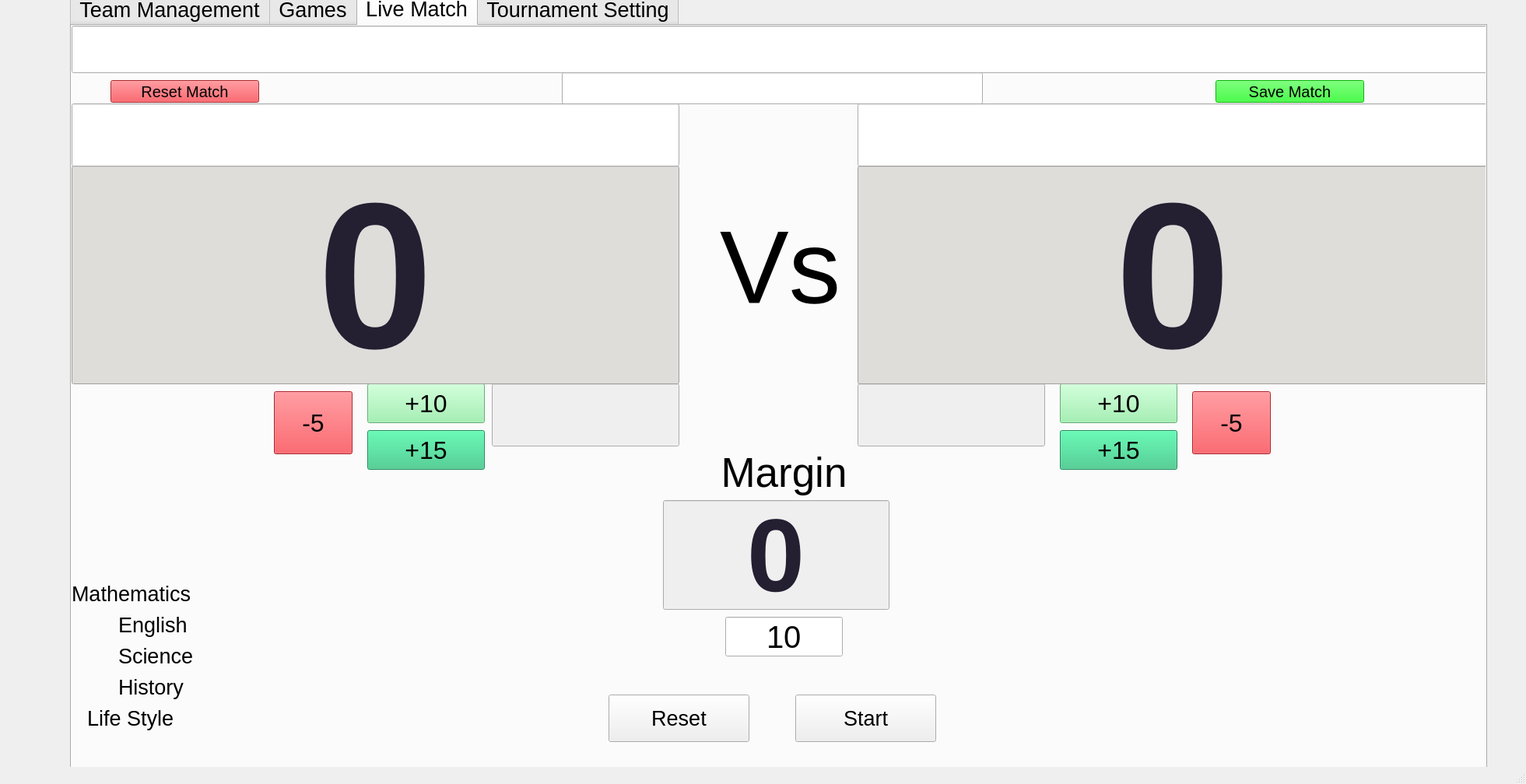
<?xml version="1.0" encoding="UTF-8"?>
<ui version="4.0">
 <class>MainWindow</class>
 <widget class="QMainWindow" name="MainWindow">
  <property name="geometry">
   <rect>
    <x>0</x>
    <y>0</y>
    <width>1961</width>
    <height>1008</height>
   </rect>
  </property>
  <property name="sizePolicy">
   <sizepolicy hsizetype="Expanding" vsizetype="Expanding">
    <horstretch>0</horstretch>
    <verstretch>0</verstretch>
   </sizepolicy>
  </property>
  <property name="maximumSize">
   <size>
    <width>16777215</width>
    <height>16777215</height>
   </size>
  </property>
  <property name="windowTitle">
   <string>MainWindow</string>
  </property>
  <property name="windowIcon">
   <iconset theme="School">
    <normaloff>.</normaloff>.</iconset>
  </property>
  <property name="documentMode">
   <bool>true</bool>
  </property>
  <widget class="QWidget" name="centralwidget">
   <widget class="QTabWidget" name="TournamentName">
    <property name="geometry">
     <rect>
      <x>90</x>
      <y>-10</y>
      <width>1821</width>
      <height>1011</height>
     </rect>
    </property>
    <property name="sizePolicy">
     <sizepolicy hsizetype="Expanding" vsizetype="Expanding">
      <horstretch>30</horstretch>
      <verstretch>30</verstretch>
     </sizepolicy>
    </property>
    <property name="maximumSize">
     <size>
      <width>16777215</width>
      <height>16777215</height>
     </size>
    </property>
    <property name="sizeIncrement">
     <size>
      <width>400</width>
      <height>400</height>
     </size>
    </property>
    <property name="baseSize">
     <size>
      <width>500</width>
      <height>500</height>
     </size>
    </property>
    <property name="font">
     <font>
      <pointsize>20</pointsize>
     </font>
    </property>
    <property name="styleSheet">
     <string notr="true">alternate-background-color: rgb(153, 193, 241);</string>
    </property>
    <property name="currentIndex">
     <number>2</number>
    </property>
    <widget class="QWidget" name="teamsTab">
     <attribute name="title">
      <string>Team Management</string>
     </attribute>
     <widget class="QPushButton" name="addTeamButton">
      <property name="geometry">
       <rect>
        <x>780</x>
        <y>70</y>
        <width>91</width>
        <height>31</height>
       </rect>
      </property>
      <property name="text">
       <string>Add Team</string>
      </property>
     </widget>
     <widget class="QTableWidget" name="teamTable">
      <property name="geometry">
       <rect>
        <x>0</x>
        <y>120</y>
        <width>1901</width>
        <height>801</height>
       </rect>
      </property>
      <property name="font">
       <font>
        <pointsize>20</pointsize>
       </font>
      </property>
      <property name="columnCount">
       <number>3</number>
      </property>
      <attribute name="horizontalHeaderCascadingSectionResizes">
       <bool>true</bool>
      </attribute>
      <attribute name="horizontalHeaderMinimumSectionSize">
       <number>50</number>
      </attribute>
      <attribute name="horizontalHeaderDefaultSectionSize">
       <number>500</number>
      </attribute>
      <column>
       <property name="text">
        <string>Team Name</string>
       </property>
       <property name="font">
        <font>
         <pointsize>20</pointsize>
        </font>
       </property>
      </column>
      <column>
       <property name="text">
        <string>Logo</string>
       </property>
       <property name="font">
        <font>
         <pointsize>14</pointsize>
        </font>
       </property>
      </column>
      <column>
       <property name="text">
        <string>Action</string>
       </property>
       <property name="font">
        <font>
         <pointsize>14</pointsize>
        </font>
       </property>
      </column>
     </widget>
     <widget class="QLineEdit" name="teamNameInput">
      <property name="geometry">
       <rect>
        <x>90</x>
        <y>60</y>
        <width>381</width>
        <height>41</height>
       </rect>
      </property>
      <property name="font">
       <font>
        <pointsize>20</pointsize>
       </font>
      </property>
     </widget>
     <widget class="QLabel" name="TeamNamelabel">
      <property name="geometry">
       <rect>
        <x>0</x>
        <y>70</y>
        <width>101</width>
        <height>31</height>
       </rect>
      </property>
      <property name="text">
       <string>Team Name</string>
      </property>
     </widget>
     <widget class="QLabel" name="teamLogoLabel">
      <property name="geometry">
       <rect>
        <x>500</x>
        <y>0</y>
        <width>100</width>
        <height>100</height>
       </rect>
      </property>
      <property name="sizePolicy">
       <sizepolicy hsizetype="Preferred" vsizetype="Preferred">
        <horstretch>100</horstretch>
        <verstretch>100</verstretch>
       </sizepolicy>
      </property>
      <property name="text">
       <string>Logo</string>
      </property>
     </widget>
     <widget class="QPushButton" name="uploadLogoButton">
      <property name="geometry">
       <rect>
        <x>660</x>
        <y>70</y>
        <width>111</width>
        <height>31</height>
       </rect>
      </property>
      <property name="text">
       <string>Upload Logo</string>
      </property>
     </widget>
     <widget class="QLineEdit" name="teamLogoPath">
      <property name="enabled">
       <bool>false</bool>
      </property>
      <property name="geometry">
       <rect>
        <x>660</x>
        <y>70</y>
        <width>101</width>
        <height>29</height>
       </rect>
      </property>
     </widget>
     <zorder>teamLogoPath</zorder>
     <zorder>addTeamButton</zorder>
     <zorder>teamTable</zorder>
     <zorder>teamNameInput</zorder>
     <zorder>TeamNamelabel</zorder>
     <zorder>teamLogoLabel</zorder>
     <zorder>uploadLogoButton</zorder>
    </widget>
    <widget class="QWidget" name="gamesTab">
     <attribute name="title">
      <string>Games</string>
     </attribute>
     <widget class="QTableWidget" name="tableWidget_2">
      <property name="geometry">
       <rect>
        <x>0</x>
        <y>290</y>
        <width>1921</width>
        <height>601</height>
       </rect>
      </property>
      <property name="font">
       <font>
        <pointsize>20</pointsize>
       </font>
      </property>
      <property name="columnCount">
       <number>6</number>
      </property>
      <attribute name="horizontalHeaderDefaultSectionSize">
       <number>300</number>
      </attribute>
      <column>
       <property name="text">
        <string>Team1 Name</string>
       </property>
       <property name="font">
        <font>
         <pointsize>20</pointsize>
        </font>
       </property>
      </column>
      <column>
       <property name="text">
        <string>Team1 Score</string>
       </property>
       <property name="font">
        <font>
         <pointsize>20</pointsize>
        </font>
       </property>
      </column>
      <column>
       <property name="text">
        <string>Team2 Name</string>
       </property>
       <property name="font">
        <font>
         <pointsize>20</pointsize>
        </font>
       </property>
      </column>
      <column>
       <property name="text">
        <string>Team2 Score</string>
       </property>
       <property name="font">
        <font>
         <pointsize>20</pointsize>
        </font>
       </property>
      </column>
      <column>
       <property name="text">
        <string>Margin</string>
       </property>
       <property name="font">
        <font>
         <pointsize>20</pointsize>
        </font>
       </property>
      </column>
      <column>
       <property name="text">
        <string>Action</string>
       </property>
       <property name="font">
        <font>
         <pointsize>20</pointsize>
        </font>
       </property>
      </column>
     </widget>
     <widget class="QPushButton" name="pushButton">
      <property name="geometry">
       <rect>
        <x>40</x>
        <y>70</y>
        <width>321</width>
        <height>41</height>
       </rect>
      </property>
      <property name="font">
       <font>
        <pointsize>20</pointsize>
       </font>
      </property>
      <property name="text">
       <string>Save Current Match</string>
      </property>
     </widget>
    </widget>
    <widget class="QWidget" name="tab_3">
     <attribute name="title">
      <string>Live Match</string>
     </attribute>
     <widget class="QPushButton" name="start_timer">
      <property name="geometry">
       <rect>
        <x>930</x>
        <y>860</y>
        <width>181</width>
        <height>61</height>
       </rect>
      </property>
      <property name="font">
       <font>
        <pointsize>20</pointsize>
       </font>
      </property>
      <property name="text">
       <string>Start</string>
      </property>
     </widget>
     <widget class="QPushButton" name="reset_timer">
      <property name="geometry">
       <rect>
        <x>690</x>
        <y>860</y>
        <width>181</width>
        <height>61</height>
       </rect>
      </property>
      <property name="font">
       <font>
        <pointsize>20</pointsize>
       </font>
      </property>
      <property name="text">
       <string>Reset</string>
      </property>
     </widget>
     <widget class="QLineEdit" name="Margin">
      <property name="enabled">
       <bool>false</bool>
      </property>
      <property name="geometry">
       <rect>
        <x>760</x>
        <y>610</y>
        <width>291</width>
        <height>141</height>
       </rect>
      </property>
      <property name="font">
       <font>
        <pointsize>100</pointsize>
        <weight>75</weight>
        <bold>true</bold>
        <strikeout>false</strikeout>
       </font>
      </property>
      <property name="styleSheet">
       <string notr="true">color: rgb(36, 31, 49);</string>
      </property>
      <property name="text">
       <string>0</string>
      </property>
      <property name="alignment">
       <set>Qt::AlignCenter</set>
      </property>
     </widget>
     <widget class="QLineEdit" name="count_down">
      <property name="enabled">
       <bool>false</bool>
      </property>
      <property name="geometry">
       <rect>
        <x>540</x>
        <y>460</y>
        <width>241</width>
        <height>81</height>
       </rect>
      </property>
      <property name="font">
       <font>
        <pointsize>40</pointsize>
       </font>
      </property>
      <property name="styleSheet">
       <string notr="true">color: rgb(36, 31, 49);</string>
      </property>
     </widget>
     <widget class="QLineEdit" name="count_down_2">
      <property name="enabled">
       <bool>false</bool>
      </property>
      <property name="geometry">
       <rect>
        <x>1010</x>
        <y>460</y>
        <width>241</width>
        <height>81</height>
       </rect>
      </property>
      <property name="font">
       <font>
        <pointsize>40</pointsize>
       </font>
      </property>
      <property name="styleSheet">
       <string notr="true">color: rgb(36, 31, 49);</string>
      </property>
     </widget>
     <widget class="QPushButton" name="team2_15">
      <property name="geometry">
       <rect>
        <x>1270</x>
        <y>520</y>
        <width>151</width>
        <height>51</height>
       </rect>
      </property>
      <property name="font">
       <font>
        <pointsize>24</pointsize>
       </font>
      </property>
      <property name="styleSheet">
       <string notr="true">background-color: rgb(46, 194, 126);</string>
      </property>
      <property name="text">
       <string>+15</string>
      </property>
     </widget>
     <widget class="QPushButton" name="team2_10">
      <property name="geometry">
       <rect>
        <x>1270</x>
        <y>460</y>
        <width>151</width>
        <height>51</height>
       </rect>
      </property>
      <property name="font">
       <font>
        <pointsize>24</pointsize>
       </font>
      </property>
      <property name="styleSheet">
       <string notr="true">background-color: rgb(143, 240, 164);</string>
      </property>
      <property name="text">
       <string>+10</string>
      </property>
      <property name="icon">
       <iconset theme="Green">
        <normaloff>.</normaloff>.</iconset>
      </property>
     </widget>
     <widget class="QPushButton" name="team1_10">
      <property name="geometry">
       <rect>
        <x>380</x>
        <y>460</y>
        <width>151</width>
        <height>51</height>
       </rect>
      </property>
      <property name="font">
       <font>
        <pointsize>24</pointsize>
       </font>
      </property>
      <property name="styleSheet">
       <string notr="true">background-color: rgb(143, 240, 164);</string>
      </property>
      <property name="text">
       <string>+10</string>
      </property>
      <property name="icon">
       <iconset theme="Green">
        <normaloff>../ScoreBoardQT</normaloff>../ScoreBoardQT</iconset>
      </property>
     </widget>
     <widget class="QPushButton" name="team1_15">
      <property name="geometry">
       <rect>
        <x>380</x>
        <y>520</y>
        <width>151</width>
        <height>51</height>
       </rect>
      </property>
      <property name="font">
       <font>
        <pointsize>24</pointsize>
       </font>
      </property>
      <property name="styleSheet">
       <string notr="true">background-color: rgb(46, 194, 126);</string>
      </property>
      <property name="text">
       <string>+15</string>
      </property>
     </widget>
     <widget class="QPushButton" name="team1_minus_5">
      <property name="geometry">
       <rect>
        <x>260</x>
        <y>470</y>
        <width>101</width>
        <height>81</height>
       </rect>
      </property>
      <property name="font">
       <font>
        <pointsize>24</pointsize>
       </font>
      </property>
      <property name="styleSheet">
       <string notr="true">background-color: rgb(237, 51, 59);</string>
      </property>
      <property name="text">
       <string>-5</string>
      </property>
      <property name="icon">
       <iconset theme="Green">
        <normaloff>../ScoreBoardQT</normaloff>../ScoreBoardQT</iconset>
      </property>
     </widget>
     <widget class="QPushButton" name="team2_minus_5">
      <property name="geometry">
       <rect>
        <x>1440</x>
        <y>470</y>
        <width>101</width>
        <height>81</height>
       </rect>
      </property>
      <property name="font">
       <font>
        <pointsize>24</pointsize>
       </font>
      </property>
      <property name="styleSheet">
       <string notr="true">background-color: rgb(237, 51, 59);</string>
      </property>
      <property name="text">
       <string>-5</string>
      </property>
      <property name="icon">
       <iconset theme="Green">
        <normaloff>../ScoreBoardQT</normaloff>../ScoreBoardQT</iconset>
      </property>
     </widget>
     <widget class="QLineEdit" name="teamname_live2">
      <property name="enabled">
       <bool>true</bool>
      </property>
      <property name="geometry">
       <rect>
        <x>1010</x>
        <y>100</y>
        <width>811</width>
        <height>81</height>
       </rect>
      </property>
      <property name="font">
       <font>
        <pointsize>30</pointsize>
        <weight>75</weight>
        <bold>true</bold>
       </font>
      </property>
      <property name="styleSheet">
       <string notr="true">color: rgb(0, 0, 0);</string>
      </property>
      <property name="text">
       <string/>
      </property>
      <property name="alignment">
       <set>Qt::AlignCenter</set>
      </property>
     </widget>
     <widget class="QLabel" name="label_2">
      <property name="geometry">
       <rect>
        <x>820</x>
        <y>540</y>
        <width>191</width>
        <height>71</height>
       </rect>
      </property>
      <property name="font">
       <font>
        <pointsize>40</pointsize>
       </font>
      </property>
      <property name="text">
       <string>Margin</string>
      </property>
      <property name="textFormat">
       <enum>Qt::RichText</enum>
      </property>
      <property name="alignment">
       <set>Qt::AlignCenter</set>
      </property>
     </widget>
     <widget class="QLineEdit" name="lineEdit_2">
      <property name="geometry">
       <rect>
        <x>840</x>
        <y>760</y>
        <width>151</width>
        <height>51</height>
       </rect>
      </property>
      <property name="font">
       <font>
        <pointsize>30</pointsize>
       </font>
      </property>
      <property name="text">
       <string notr="true">10</string>
      </property>
      <property name="alignment">
       <set>Qt::AlignCenter</set>
      </property>
     </widget>
     <widget class="QLineEdit" name="team1_score">
      <property name="enabled">
       <bool>false</bool>
      </property>
      <property name="geometry">
       <rect>
        <x>0</x>
        <y>180</y>
        <width>781</width>
        <height>281</height>
       </rect>
      </property>
      <property name="font">
       <font>
        <pointsize>220</pointsize>
        <weight>75</weight>
        <bold>true</bold>
        <strikeout>false</strikeout>
       </font>
      </property>
      <property name="styleSheet">
       <string notr="true">color: rgb(36, 31, 49);
background-color: rgb(222, 221, 218);</string>
      </property>
      <property name="text">
       <string>0</string>
      </property>
      <property name="alignment">
       <set>Qt::AlignCenter</set>
      </property>
     </widget>
     <widget class="QLineEdit" name="team2_score">
      <property name="enabled">
       <bool>false</bool>
      </property>
      <property name="geometry">
       <rect>
        <x>1010</x>
        <y>180</y>
        <width>811</width>
        <height>281</height>
       </rect>
      </property>
      <property name="font">
       <font>
        <pointsize>220</pointsize>
        <weight>75</weight>
        <bold>true</bold>
        <strikeout>false</strikeout>
       </font>
      </property>
      <property name="styleSheet">
       <string notr="true">color: rgb(36, 31, 49);
background-color: rgb(222, 221, 218);</string>
      </property>
      <property name="text">
       <string>0</string>
      </property>
      <property name="alignment">
       <set>Qt::AlignCenter</set>
      </property>
     </widget>
     <widget class="QLabel" name="label">
      <property name="geometry">
       <rect>
        <x>810</x>
        <y>240</y>
        <width>201</width>
        <height>141</height>
       </rect>
      </property>
      <property name="font">
       <font>
        <pointsize>100</pointsize>
       </font>
      </property>
      <property name="text">
       <string>Vs</string>
      </property>
      <property name="alignment">
       <set>Qt::AlignCenter</set>
      </property>
     </widget>
     <widget class="QLabel" name="label_4">
      <property name="geometry">
       <rect>
        <x>0</x>
        <y>710</y>
        <width>181</width>
        <height>41</height>
       </rect>
      </property>
      <property name="font">
       <font>
        <pointsize>20</pointsize>
       </font>
      </property>
      <property name="text">
       <string>Mathematics</string>
      </property>
     </widget>
     <widget class="QLabel" name="label_5">
      <property name="geometry">
       <rect>
        <x>60</x>
        <y>750</y>
        <width>121</width>
        <height>41</height>
       </rect>
      </property>
      <property name="font">
       <font>
        <pointsize>20</pointsize>
       </font>
      </property>
      <property name="text">
       <string>English</string>
      </property>
     </widget>
     <widget class="QLabel" name="label_6">
      <property name="geometry">
       <rect>
        <x>60</x>
        <y>790</y>
        <width>121</width>
        <height>41</height>
       </rect>
      </property>
      <property name="font">
       <font>
        <pointsize>20</pointsize>
       </font>
      </property>
      <property name="text">
       <string>Science</string>
      </property>
     </widget>
     <widget class="QLabel" name="label_7">
      <property name="geometry">
       <rect>
        <x>60</x>
        <y>830</y>
        <width>121</width>
        <height>41</height>
       </rect>
      </property>
      <property name="font">
       <font>
        <pointsize>20</pointsize>
       </font>
      </property>
      <property name="text">
       <string>History</string>
      </property>
     </widget>
     <widget class="QLabel" name="label_8">
      <property name="geometry">
       <rect>
        <x>20</x>
        <y>870</y>
        <width>161</width>
        <height>41</height>
       </rect>
      </property>
      <property name="font">
       <font>
        <pointsize>20</pointsize>
       </font>
      </property>
      <property name="text">
       <string>Life Style</string>
      </property>
     </widget>
     <widget class="QLineEdit" name="teamname_live2_2">
      <property name="enabled">
       <bool>true</bool>
      </property>
      <property name="geometry">
       <rect>
        <x>0</x>
        <y>100</y>
        <width>781</width>
        <height>81</height>
       </rect>
      </property>
      <property name="font">
       <font>
        <family>JetBrainsMonoNL Nerd Font Propo</family>
        <pointsize>30</pointsize>
        <weight>75</weight>
        <italic>false</italic>
        <bold>true</bold>
       </font>
      </property>
      <property name="styleSheet">
       <string notr="true">color: rgb(0, 0, 0);</string>
      </property>
      <property name="text">
       <string/>
      </property>
      <property name="alignment">
       <set>Qt::AlignCenter</set>
      </property>
     </widget>
     <widget class="QLineEdit" name="teamname_live2_3">
      <property name="enabled">
       <bool>true</bool>
      </property>
      <property name="geometry">
       <rect>
        <x>0</x>
        <y>0</y>
        <width>1821</width>
        <height>61</height>
       </rect>
      </property>
      <property name="font">
       <font>
        <family>JetBrainsMonoNL Nerd Font Propo</family>
        <pointsize>40</pointsize>
        <weight>50</weight>
        <italic>false</italic>
        <bold>false</bold>
       </font>
      </property>
      <property name="styleSheet">
       <string notr="true">color: rgb(0, 0, 0);</string>
      </property>
      <property name="text">
       <string/>
      </property>
      <property name="cursorPosition">
       <number>0</number>
      </property>
      <property name="alignment">
       <set>Qt::AlignCenter</set>
      </property>
     </widget>
     <widget class="QLineEdit" name="teamname_live2_4">
      <property name="enabled">
       <bool>true</bool>
      </property>
      <property name="geometry">
       <rect>
        <x>630</x>
        <y>60</y>
        <width>541</width>
        <height>41</height>
       </rect>
      </property>
      <property name="font">
       <font>
        <family>JetBrainsMonoNL Nerd Font Propo</family>
        <pointsize>19</pointsize>
        <weight>9</weight>
        <italic>false</italic>
        <bold>false</bold>
       </font>
      </property>
      <property name="styleSheet">
       <string notr="true">font: 75 19pt &quot;JetBrainsMonoNL Nerd Font Propo&quot;;
color: rgb(0, 0, 0);</string>
      </property>
      <property name="text">
       <string/>
      </property>
      <property name="alignment">
       <set>Qt::AlignCenter</set>
      </property>
     </widget>
     <widget class="QPushButton" name="reset">
      <property name="geometry">
       <rect>
        <x>50</x>
        <y>70</y>
        <width>191</width>
        <height>29</height>
       </rect>
      </property>
      <property name="font">
       <font>
        <pointsize>15</pointsize>
       </font>
      </property>
      <property name="styleSheet">
       <string notr="true">background-color: rgb(237, 51, 59);
color: rgb(0, 0, 0);</string>
      </property>
      <property name="text">
       <string>Reset Match</string>
      </property>
     </widget>
     <widget class="QPushButton" name="save_match">
      <property name="geometry">
       <rect>
        <x>1470</x>
        <y>70</y>
        <width>191</width>
        <height>29</height>
       </rect>
      </property>
      <property name="font">
       <font>
        <pointsize>15</pointsize>
       </font>
      </property>
      <property name="styleSheet">
       <string notr="true">background-color: rgb(0, 255, 0);
color: rgb(0, 0, 0);</string>
      </property>
      <property name="text">
       <string>Save Match</string>
      </property>
     </widget>
    </widget>
    <widget class="QWidget" name="tab">
     <attribute name="title">
      <string>Tournament Setting</string>
     </attribute>
    </widget>
   </widget>
  </widget>
  <widget class="QStatusBar" name="statusbar"/>
 </widget>
 <resources/>
 <connections/>
</ui>
